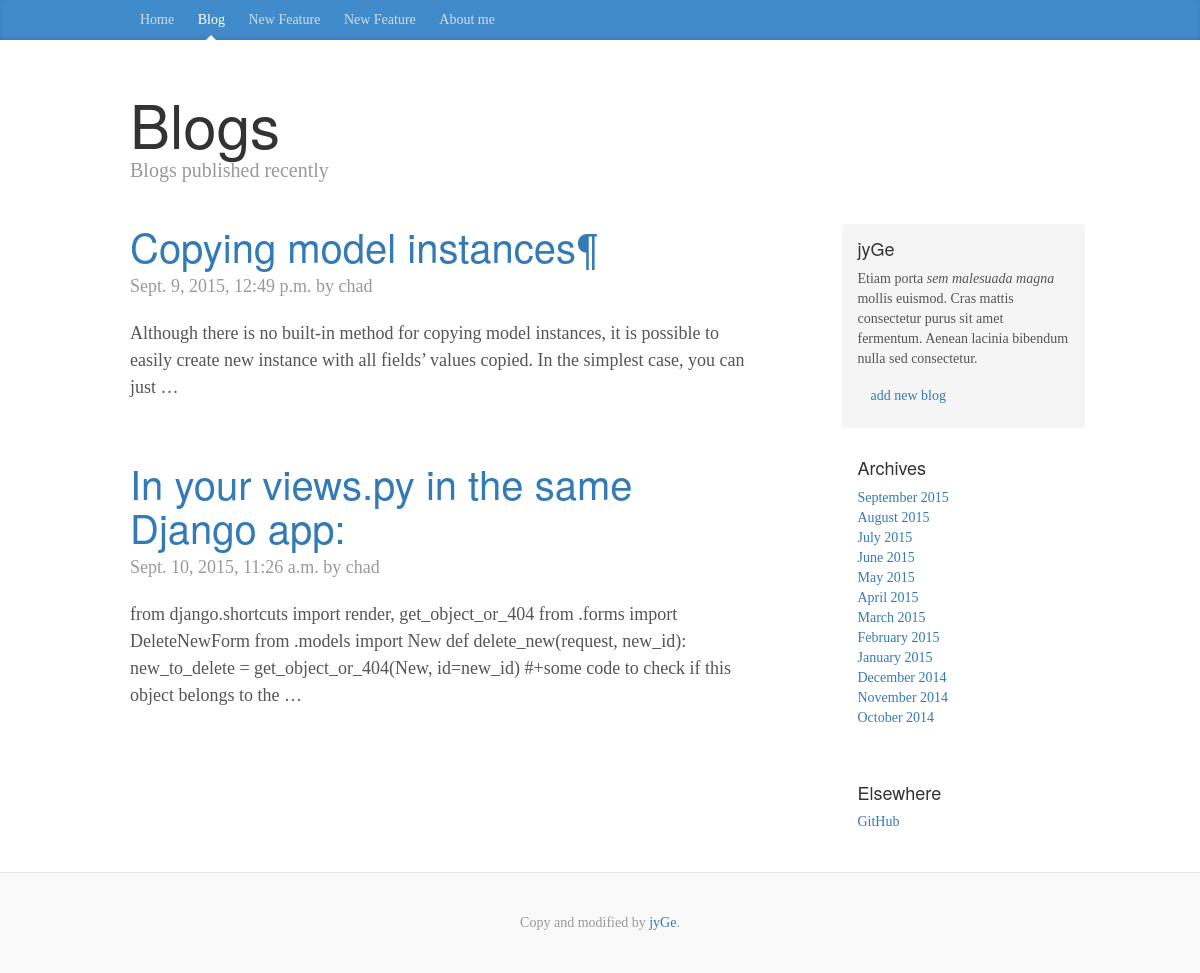
Before: /sblog/blog/ with the older database file.
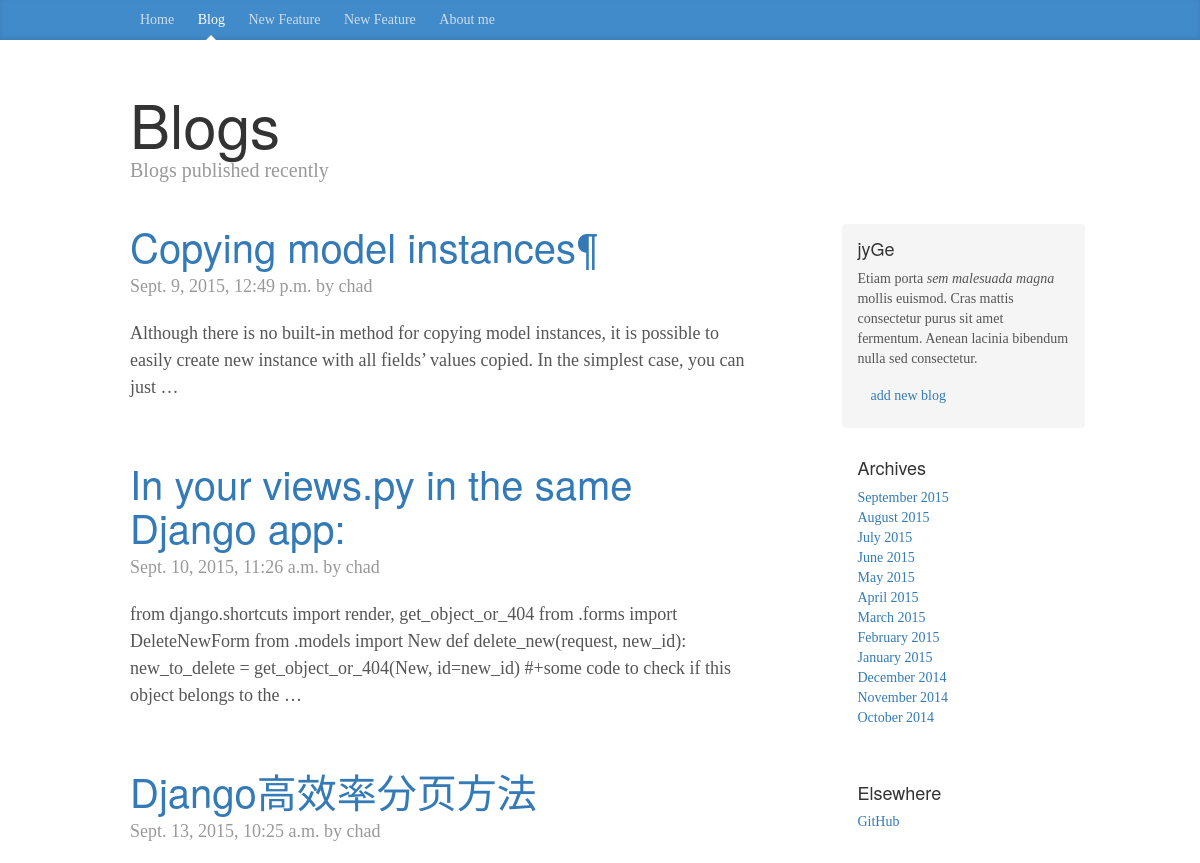
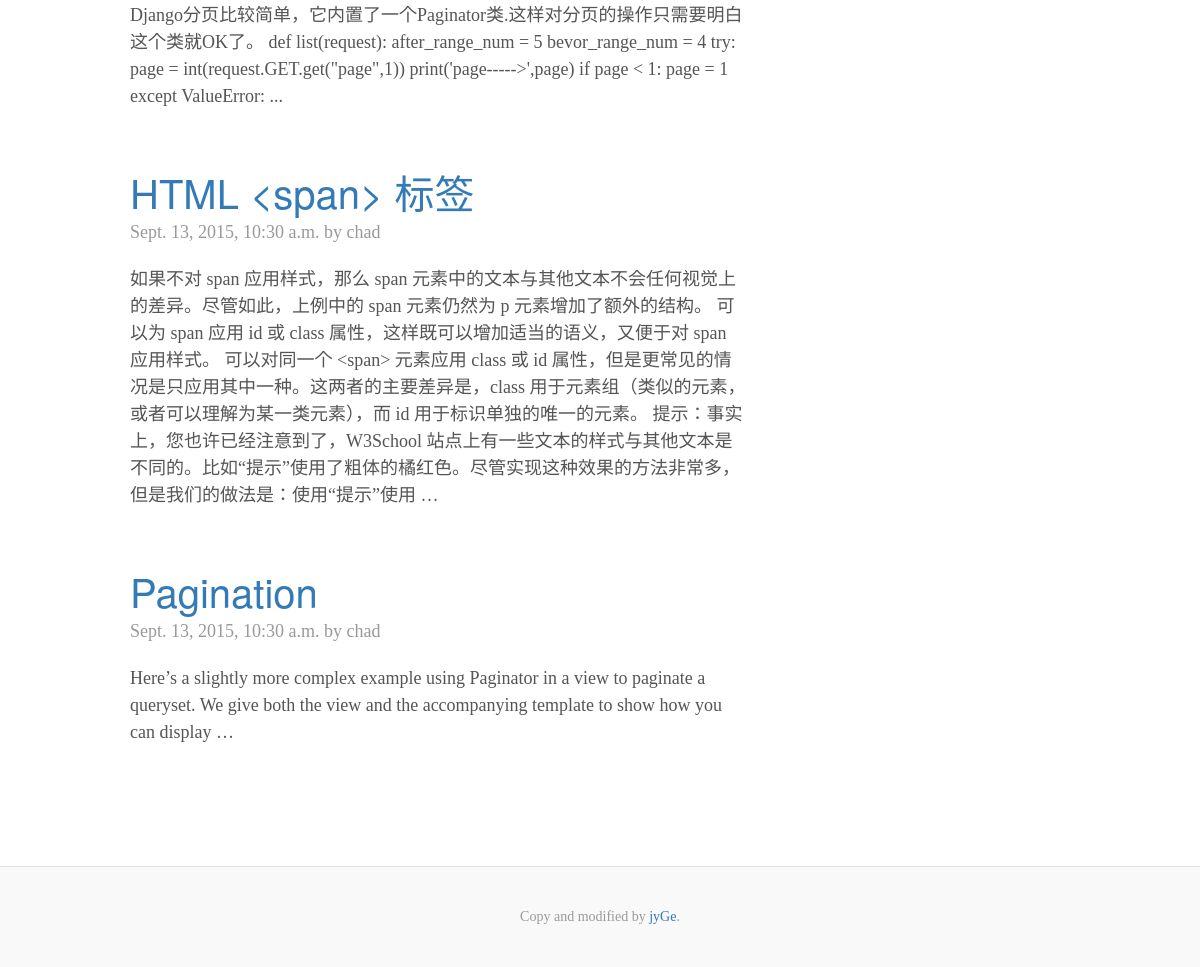
After: the same page with the newer database file (2 pictures, top to bottom).
### sblog/models.py (models this page shows, shortened)
class Blog(models.Model):
	caption = models.CharField(max_length=50)
	author = models.ForeignKey(Author)
	tags = models.ManyToManyField(Tag, blank=True)
	content = models.TextField()
	publish_time = models.DateTimeField(auto_now_add=True)
	update_time = models.DateTimeField(auto_now=True)

class Author(models.Model):
	name = models.CharField(max_length=30)
	email = models.EmailField(blank=True)
	website = models.URLField(blank=True)
	def __str__(self):
		return self.name

### sblog/views.py (the view)
def listing(request):
	blog_list = Blog.objects.all()
	paginator = Paginator(blog_list, 5)
	page = request.GET.get('page')
	try:
		blogs = paginator.page(page)
	except PageNotAnInteger:
		blogs = paginator.page(1)
	except EmptyPage:
		blogs = paginator.page(paginator.num_pages)
	return render_to_response('sblog/bloglist.html', {'blogs': blogs})

### sblog/templates/sblog/bloglist.html (shortened to what this page needs)
{% extends "sblog/base.html" %}
{% block content %}
<div class="container">
  <div class="blog-header">
    <h1 class="blog-title">Blogs</h1>
    <p class="lead blog-description">Blogs published recently</p>
  </div>
  <div class="row">
    <div class="col-sm-8 blog-main">
      	{% for blog in blogs %}
			<div class="blog-post">
				<h2 class="blog-post-title"><a href="{% url 'sblog:detailblog' blog.id %}">{{ blog.caption }}</a></h2>
					<p class="blog-post-meta">{{ blog.publish_time }} by {{ blog.author }}
					</p>
				<p>{{ blog.content|truncatewords:30 }}</p>
			</div>
      {% endfor %}
    </div>
    <div class="col-sm-3 col-sm-offset-1 blog-sidebar">
      <div class="sidebar-module sidebar-module-inset">
        <h4>jyGe</h4>
        <p>Etiam porta <em>sem malesuada magna</em> mollis euismod. Cras mattis consectetur purus sit amet fermentum. Aenean lacinia bibendum nulla sed consectetur.</p>
        <a class="btn" href="{% url 'sblog:addblog' %}" value="{{ choice.id }}"> add new blog</a>
      </div>
      <div class="sidebar-module">
        <h4>Archives</h4>
        <ol class="list-unstyled">
          <li><a href="#">September 2015</a></li>
          <li><a href="#">August 2015</a></li>
          <li><a href="#">July 2015</a></li>
          <li><a href="#">June 2015</a></li>
          <li><a href="#">May 2015</a></li>
          <li><a href="#">April 2015</a></li>
          <li><a href="#">March 2015</a></li>
          <li><a href="#">February 2015</a></li>
          <li><a href="#">January 2015</a></li>
          <li><a href="#">December 2014</a></li>
          <li><a href="#">November 2014</a></li>
          <li><a href="#">October 2014</a></li>
        </ol>
      </div>
      <div class="sidebar-module">
        <h4>Elsewhere</h4>
        <ol class="list-unstyled">
          <li><a href="https://github.com/jyGe">GitHub</a></li>
        </ol>
      </div>
    </div>
  </div>
</div>
{% endblock %}

### sblog/templates/sblog/base.html (shortened to what this page needs)
<!DOCTYPE html>
<html>
{% load staticfiles %}
<head>
    <link rel="stylesheet" href="//cdn.bootcss.com/bootstrap/3.3.5/css/bootstrap.min.css">
    <link rel="stylesheet" type="text/css" href="{% static 'sblog/blog.css' %}"/>
</head>
<body>
<div class="blog-masthead">
    <div class="container">
        <nav class="blog-nav">
          <a class="blog-nav-item" href="#">Home</a>
          <a class="blog-nav-item active" href="/sblog/blog/">Blog</a>
          <a class="blog-nav-item" href="#">New Feature</a>
          <a class="blog-nav-item" href="#">New Feature</a>
          <a class="blog-nav-item" href="#">About me</a>
        </nav>
    </div>
</div>
    {% block content %}
    {% endblock %}
<footer class="blog-footer">
    <p>Copy and modified by <a href="https://github.com/jyGe">jyGe</a>.</p>
</footer>
</body>
</html>

### sblog/static/sblog/blog.css (style rules this page uses)
body { font-family: Georgia, "Times New Roman", Times, serif; color: #555; }
h1, .h1, h2, .h2, h3, .h3, h4, .h4, h5, .h5, h6, .h6 { margin-top: 0; font-family: "Helvetica Neue", Helvetica, Arial, sans-serif; font-weight: normal; color: #333; }
@media (min-width: 1200px) { .container { width: 970px; } }
.blog-masthead { background-color: #428bca; -webkit-box-shadow: inset 0 -2px 5px rgba(0,0,0,.1); box-shadow: inset 0 -2px 5px rgba(0,0,0,.1); }
.blog-nav-item { position: relative; display: inline-block; padding: 10px; font-weight: 500; color: #cdddeb; }
.blog-nav .active { color: #fff; }
.blog-nav .active:after { position: absolute; bottom: 0; left: 50%; width: 0; height: 0; margin-left: -5px; vertical-align: middle; content: " "; border-right: 5px solid transparent; border-bottom: 5px solid; border-left: 5px solid transparent; }
.blog-header { padding-top: 20px; padding-bottom: 20px; }
.blog-title { margin-top: 30px; margin-bottom: 0; font-size: 60px; font-weight: normal; }
.blog-description { font-size: 20px; color: #999; }
.blog-main { font-size: 18px; line-height: 1.5; }
.sidebar-module { padding: 15px; margin: 0 -15px 15px; }
.sidebar-module-inset { padding: 15px; background-color: #f5f5f5; border-radius: 4px; }
.blog-post { margin-bottom: 60px; }
.blog-post-title { margin-bottom: 5px; font-size: 40px; }
.blog-post-meta { margin-bottom: 20px; color: #999; }
.blog-footer { padding: 40px 0; color: #999; text-align: center; background-color: #f9f9f9; border-top: 1px solid #e5e5e5; }
.blog-footer p:last-child { margin-bottom: 0; }

Changed rows visible on the page:
added Blog: caption "Django高效率分页方法", publish_time "Sept. 13, 2015, 10:25 a.m.", author "chad", content "Django分页比较简单，它内置了一个Paginator类.这样对分页的操作只需要明白这个类就OK了。 def list(request): after_range_num = 5 bevor_range_num = 4 try: page = int(request.GET.get(\"page\",1)) print('page----->',page) if page < 1: page = 1 except ValueError: ..."
added Blog: caption "HTML <span> 标签", publish_time "Sept. 13, 2015, 10:30 a.m.", author "chad", content "如果不对 span 应用样式，那么 span 元素中的文本与其他文本不会任何视觉上的差异。尽管如此，上例中的 span 元素仍然为 p 元素增加了额外的结构。 可以为 span 应用 id 或 class 属性，这样既可以增加适当的语义，又便于对 span 应用样式。 可以对同一个 <span> 元素应用 class 或 id 属性，但是更常见的情况是只应用其中一种。这两者的主要差异是，class 用于元素组（类似的元素，或者可以理解为某一类元素），而 id 用于标识单独的唯一的元素。 提示：事实上，您也许已经注意到了，W3School 站点上有一些文本的样式与其他文本是不同的。比如“提示”使用了粗体的橘红色。尽管实现这种效果的方法非常多，但是我们的做法是：使用“提示”使用 …"
added Blog: caption "Pagination", publish_time "Sept. 13, 2015, 10:30 a.m.", author "chad", content "Here’s a slightly more complex example using Paginator in a view to paginate a queryset. We give both the view and the accompanying template to show how you can display …"
